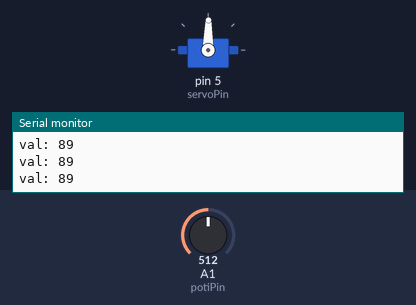
Bench run of a sketch on a simulated Arduino Uno, built with avr-gcc and run on an emulated ATmega328P. Parts: servo, the last lines printed to the serial monitor. The test bench sets the inputs (shaded band); at power-on: A1 (potiPin) = 512.

Above: at 1.2 s.
1.3 s: A1 (potiPin) set to 716
At 1.6 s:
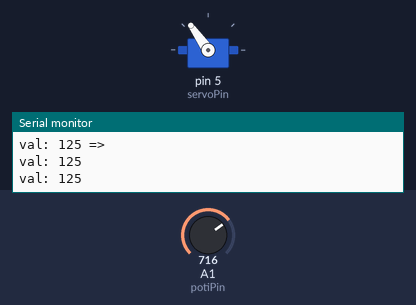
2.8 s: A1 (potiPin) set to 900
At 4.0 s:
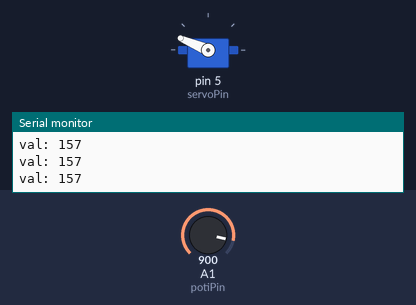
4.3 s: A1 (potiPin) set to 1023
At 5.5 s:
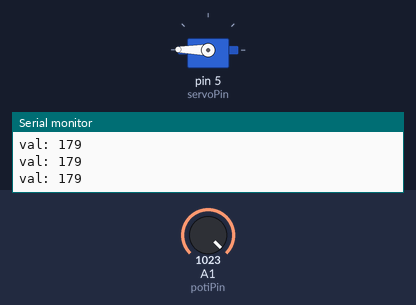
5.8 s: A1 (potiPin) set to 306
At 6.8 s:
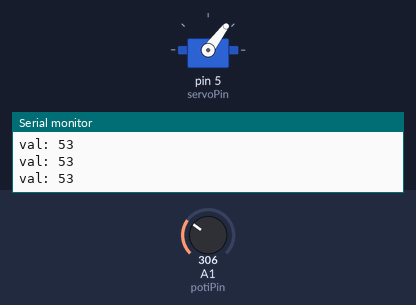
7.3 s: A1 (potiPin) set to 122
At 8.1 s:
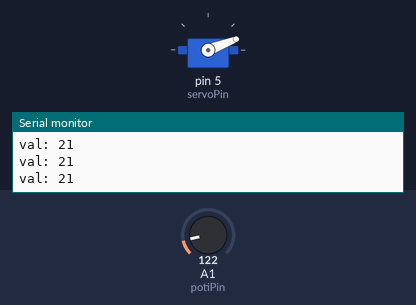
8.8 s: A1 (potiPin) set to 511
At 9.5 s:
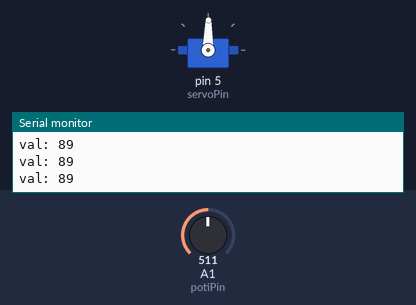
Timing chart, 0 to 11.3 s (numbered marks = the images above; inputs shaded):
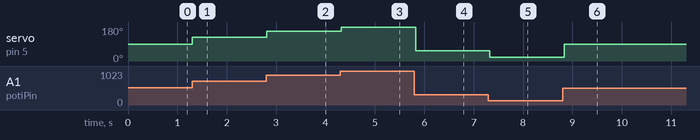

The sketch:

poti_servo.ino
```cpp
#include <Servo.h>

int potiPin   = 1;  // analog A1 pin used to connect the potentiometer
int servoPin  = 5;  // digital D5 pin used to connect the servo

Servo servo;        // create servo object to control a servo

int lastServoVal = -1;

void setup() {
  Serial.begin(9600);
  servo.attach(servoPin);
}

void loop() {
  // map(int, int, int, int) function was not used here intentionally for educational purposes ;)
  int   potiVal = analogRead(potiPin);        // reads the value of the potentiometer (0 .. 1023)
  float fPotiVal = ((float)potiVal) / 1023.0; // normalize to 0.0 .. 1.0
  int   servoVal = (int)(fPotiVal * 179.0);   // project to     0 .. 179

  Serial.print("val: ");
  Serial.print(servoVal);

  if (servoVal != lastServoVal) {
    Serial.print(" =>");                      // indicate servo command
    servo.write(servoVal);                    // sets the servo position
    lastServoVal = servoVal;
  }
  Serial.println();
  delay(100);
}
```

Measured:
- after the input at 1.3 s, servo on pin 5 (servoPin): 89° → 125° at once
- after the input at 2.8 s, servo on pin 5 (servoPin): 125° → 157° at once
- after the input at 4.3 s, servo on pin 5 (servoPin): 157° → 179° at once
- after the input at 5.8 s, servo on pin 5 (servoPin): 179° → 53° at once
- after the input at 7.3 s, servo on pin 5 (servoPin): 53° → 21° at once
- after the input at 8.8 s, servo on pin 5 (servoPin): 21° → 89° at once
